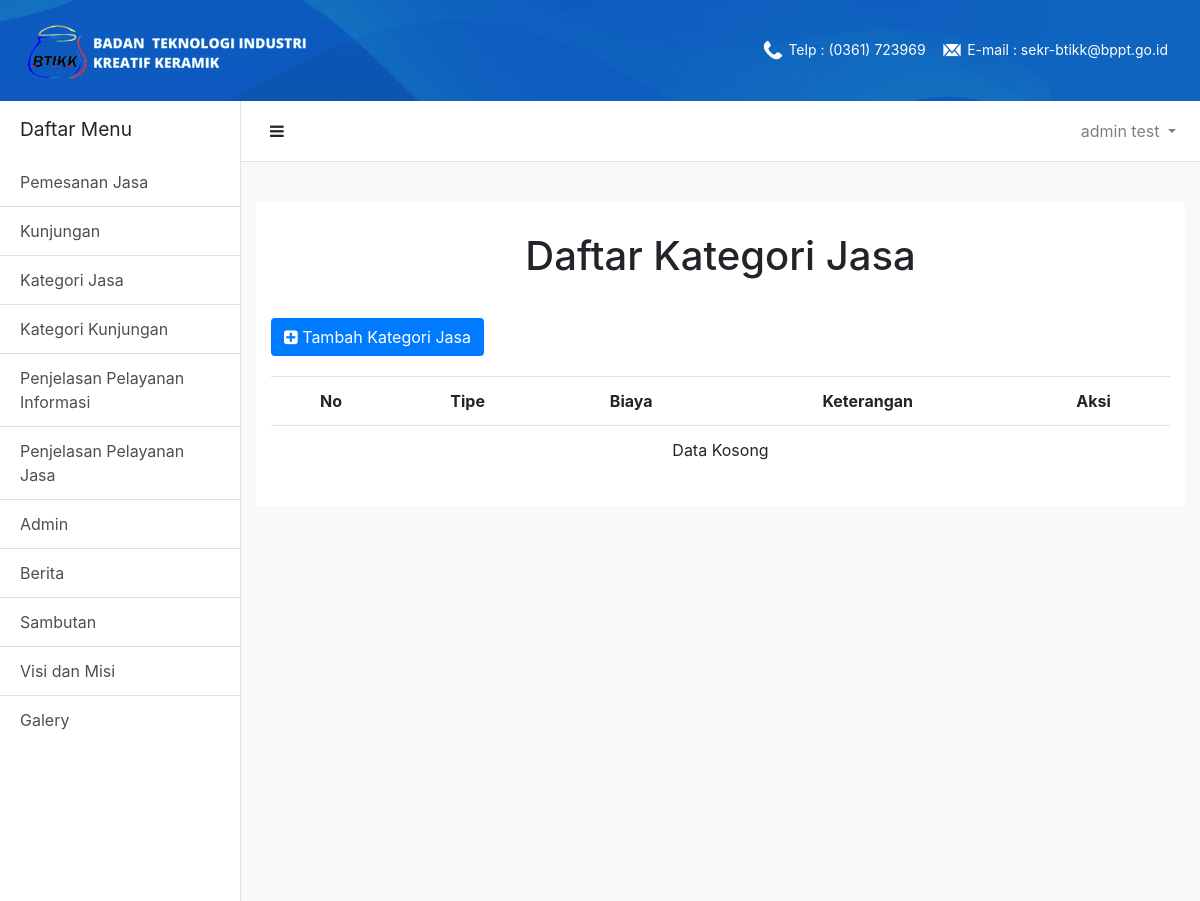
The page /adminContent/kategoriJasa.php (signed in) on the database as committed earlier.
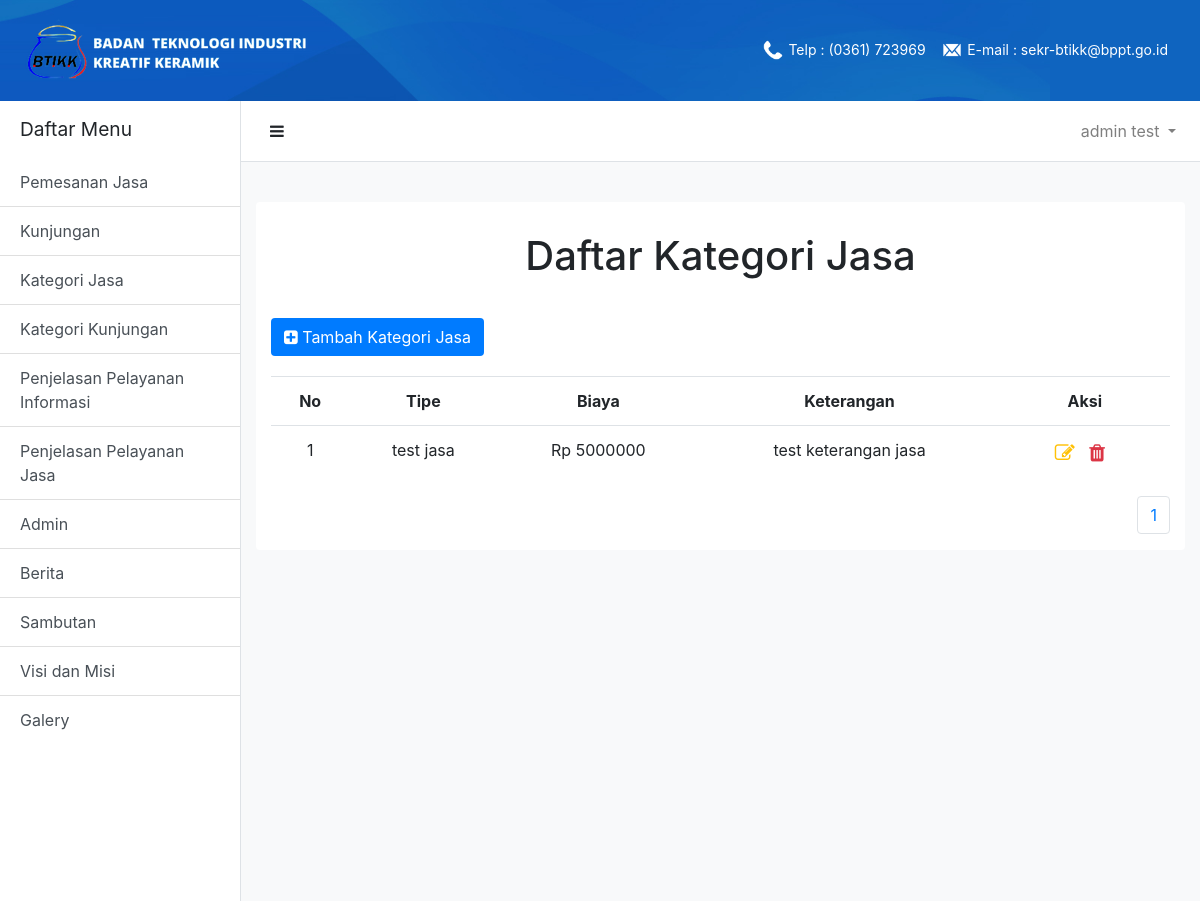
The same page on the database as committed later.
### tables this page shows
CREATE TABLE `tb_kategorijasa` (
  `id_kategoriJasa` int(11) NOT NULL,
  `tipe_jasa` varchar(255) NOT NULL,
  `biaya` float NOT NULL,
  `ket` varchar(255) NOT NULL
);

### adminContent/kategoriJasa.php (the view, shortened to what this page needs)
<?php
    include("../dashboardUser.php");
?>
    <div class="card-title text-center" id="user-content-title">
        <h1>Daftar Kategori Jasa</h1>
    </div>
    <div class='card-content'>
        <div class="container">
            <button class='btn bg-primary text-white' id='btn-add-content' onclick="window.location = './inputKategoriJasa.php';">
                    <i class="fa fa-plus-square"></i>
                    <span> Tambah Kategori Jasa</span>
            </button>
            <table class='table'>
                <tr class='text-center'>
                    <th>No</th>
                    <th>Tipe</th>
                    <th>Biaya</th>
                    <th>Keterangan</th>
                    <th>Aksi</th>
                </tr>
<?php
    $batas   = 5;
    if(!isset($_GET['halaman'])){
        $posisi  = 0;
    }else{
        $posisi  = ($_GET['halaman']-1) * $batas;
    }
    $no = $posisi+1;
    $tampil = mysqli_query($conn,"SELECT * FROM tb_kategoriJasa order by id_kategoriJasa asc limit $posisi,$batas");
    $num = mysqli_num_rows($tampil);
    if($num==0)
    {
      echo "
            <tr>
              <td class='text-center' colspan='5'>
                Data Kosong
              </td>
            </tr>";
    }else
    {
      while($array=mysqli_fetch_array($tampil))
      {
        echo "
                <tr>
                    <td class='text-center'>".$no."</td>
                    <td class='text-center'>".$array['tipe_jasa']."</td>
                    <td class='text-center'>Rp ".$array['biaya']."</td>
                    <td class='text-center'>".$array['ket']."</td>
                    <td class='text-center' id='table-action'>
                        <a class='text-warning icon-action' href='./editKategoriJasa.php?id=".$array['id_kategoriJasa']."'><i class='fa fa-edit'></i></a>
                        <a class='text-danger icon-action' href='../proses/deleteKategoriJasa.php?id=".$array['id_kategoriJasa']."'><i class='fa fa-trash'></i></a>
                    </td>
                </tr>
          ";
        $no++;
      }
    }
?>
                    </table>
                    <div class='d-flex justify-content-end'>
                        <div class="text-center">
                            <ul class="pagination">
                                <?php
                                    $tampil = mysqli_query ($conn,"SELECT * FROM tb_kategoriJasa");
                                    $num = mysqli_num_rows($tampil);
                                    $jmlhalaman = ceil($num/$batas);
                                    for($i=1;$i<=$jmlhalaman;$i++) {
                                            echo "<li class='page-item'><a class='page-link' href='kategoriJasa.php?halaman=$i'>$i</a></li>";
                                    }
                                ?>
                    </div>
            </div>
        </div>
    </div>
    </div>
</div>

Rows that differ between the two databases and show on the page:
added tb_kategorijasa: tipe_jasa "test jasa", biaya "5000000", ket "test keterangan jasa"
Other text that changed with them:
new list line: "1"
text no longer shown: "Data Kosong"
